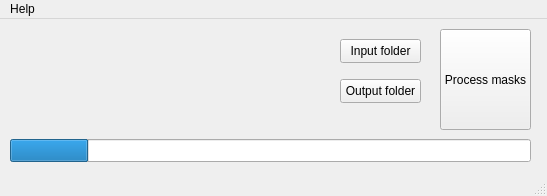
<?xml version="1.0" encoding="UTF-8"?>
<ui version="4.0">
 <class>MainWindow</class>
 <widget class="QMainWindow" name="MainWindow">
  <property name="geometry">
   <rect>
    <x>0</x>
    <y>0</y>
    <width>547</width>
    <height>196</height>
   </rect>
  </property>
  <property name="windowTitle">
   <string>Vizlab Deep Learning mask segmentation</string>
  </property>
  <widget class="QWidget" name="centralwidget">
   <widget class="QPushButton" name="openInputFolder">
    <property name="geometry">
     <rect>
      <x>340</x>
      <y>20</y>
      <width>81</width>
      <height>24</height>
     </rect>
    </property>
    <property name="text">
     <string>Input folder</string>
    </property>
   </widget>
   <widget class="QPushButton" name="selectOutputFolder">
    <property name="geometry">
     <rect>
      <x>340</x>
      <y>60</y>
      <width>81</width>
      <height>24</height>
     </rect>
    </property>
    <property name="text">
     <string>Output folder</string>
    </property>
   </widget>
   <widget class="QPushButton" name="alignButton">
    <property name="geometry">
     <rect>
      <x>440</x>
      <y>10</y>
      <width>91</width>
      <height>101</height>
     </rect>
    </property>
    <property name="text">
     <string>Process masks</string>
    </property>
   </widget>
   <widget class="QLabel" name="labelInputFolder">
    <property name="geometry">
     <rect>
      <x>10</x>
      <y>20</y>
      <width>321</width>
      <height>16</height>
     </rect>
    </property>
    <property name="text">
     <string/>
    </property>
   </widget>
   <widget class="QLabel" name="labelOutputFolder">
    <property name="geometry">
     <rect>
      <x>10</x>
      <y>60</y>
      <width>321</width>
      <height>20</height>
     </rect>
    </property>
    <property name="text">
     <string/>
    </property>
   </widget>
   <widget class="QProgressBar" name="progressBar">
    <property name="geometry">
     <rect>
      <x>10</x>
      <y>120</y>
      <width>521</width>
      <height>23</height>
     </rect>
    </property>
    <property name="value">
     <number>15</number>
    </property>
    <property name="textVisible">
     <bool>false</bool>
    </property>
   </widget>
  </widget>
  <widget class="QMenuBar" name="menubar">
   <property name="geometry">
    <rect>
     <x>0</x>
     <y>0</y>
     <width>547</width>
     <height>22</height>
    </rect>
   </property>
   <widget class="QMenu" name="menuHelp">
    <property name="title">
     <string>Help</string>
    </property>
    <addaction name="actionAbout"/>
   </widget>
   <addaction name="menuHelp"/>
  </widget>
  <widget class="QStatusBar" name="statusbar"/>
  <action name="actionAbout">
   <property name="text">
    <string>About</string>
   </property>
  </action>
 </widget>
 <resources/>
 <connections/>
</ui>
